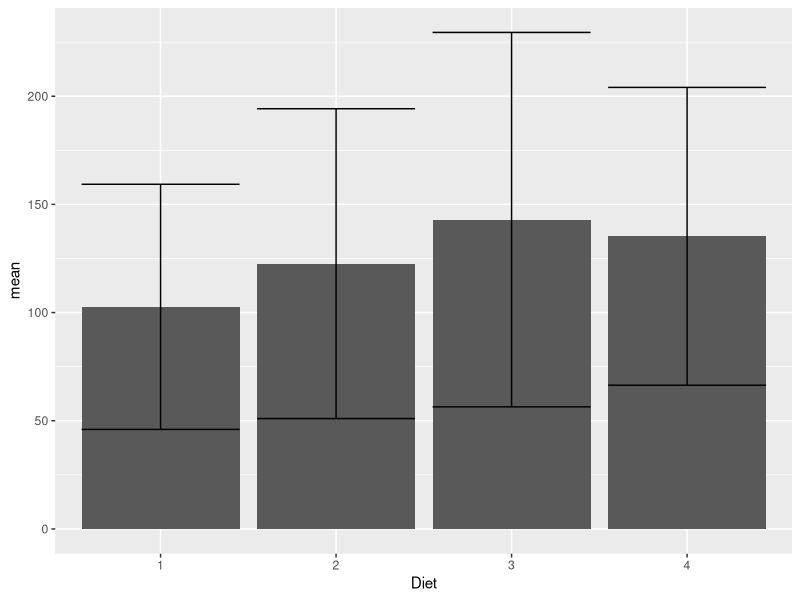
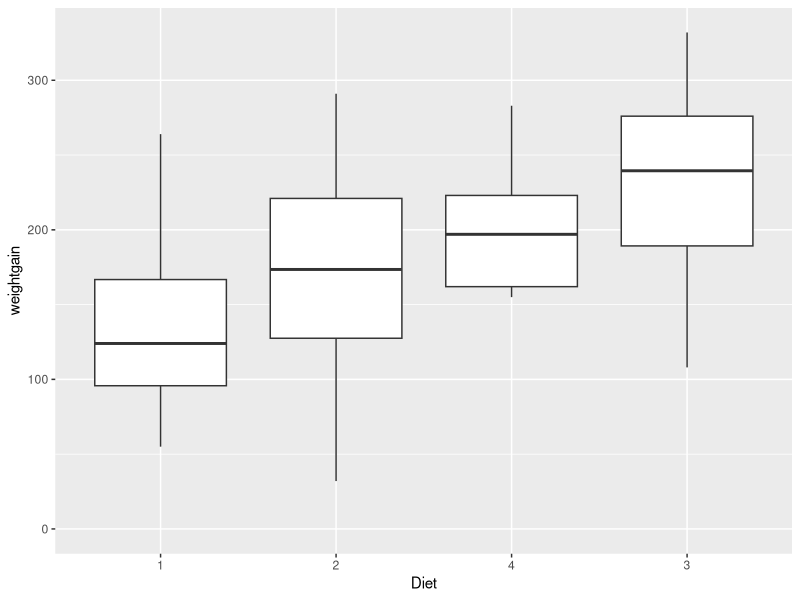
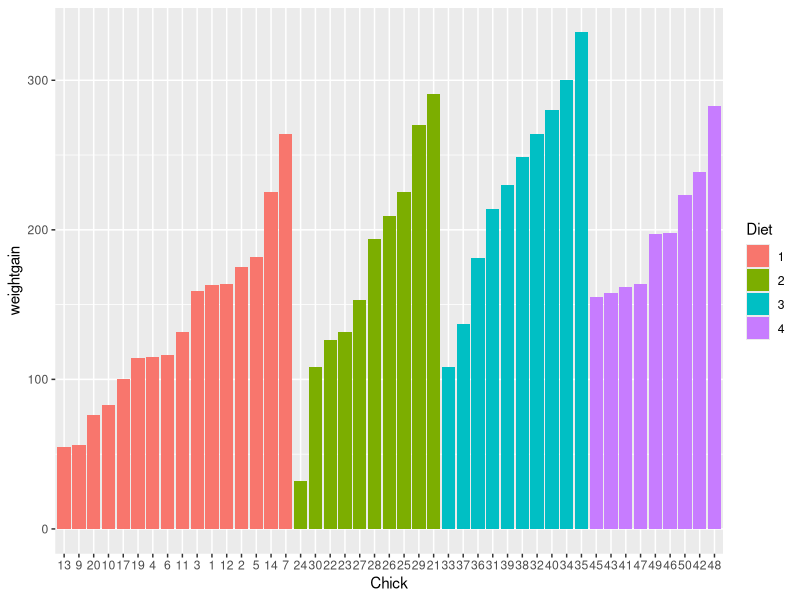
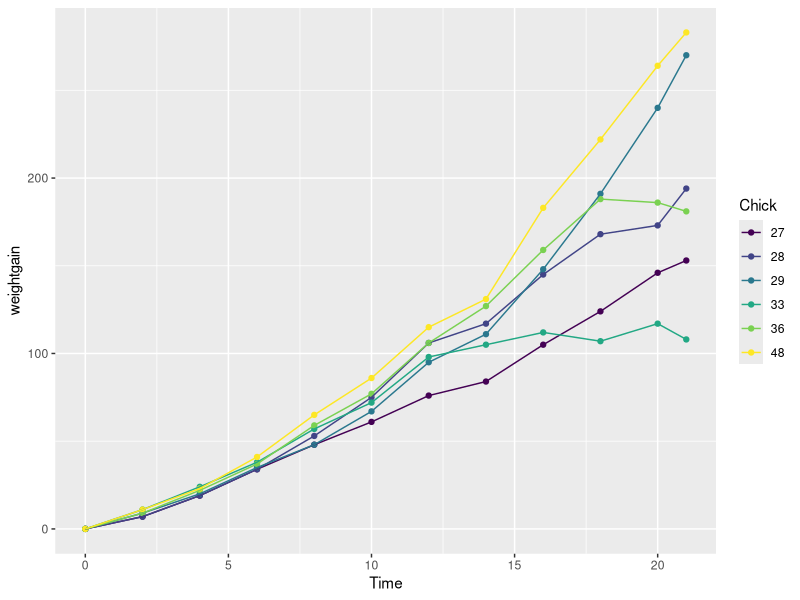
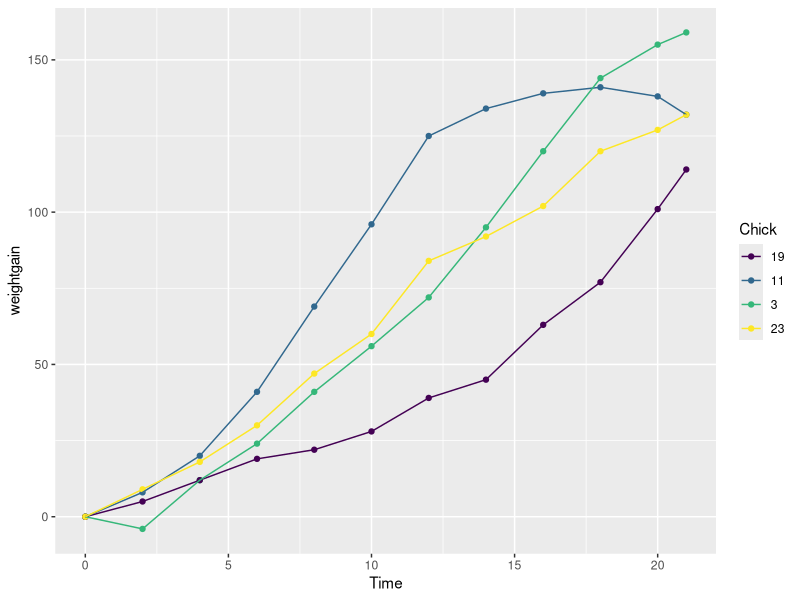
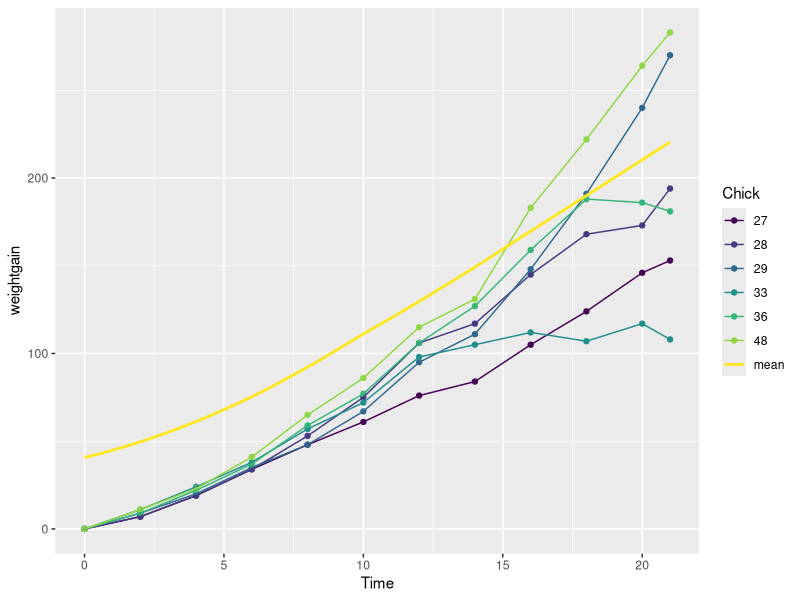
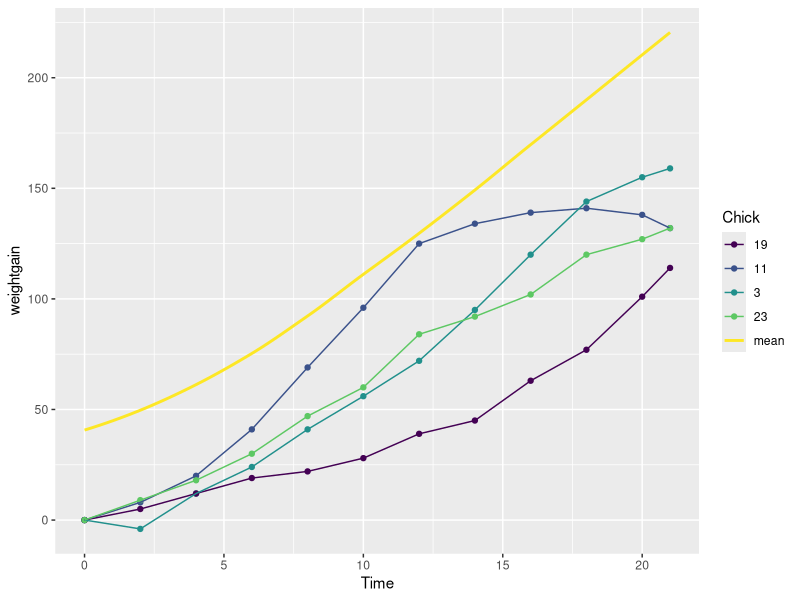
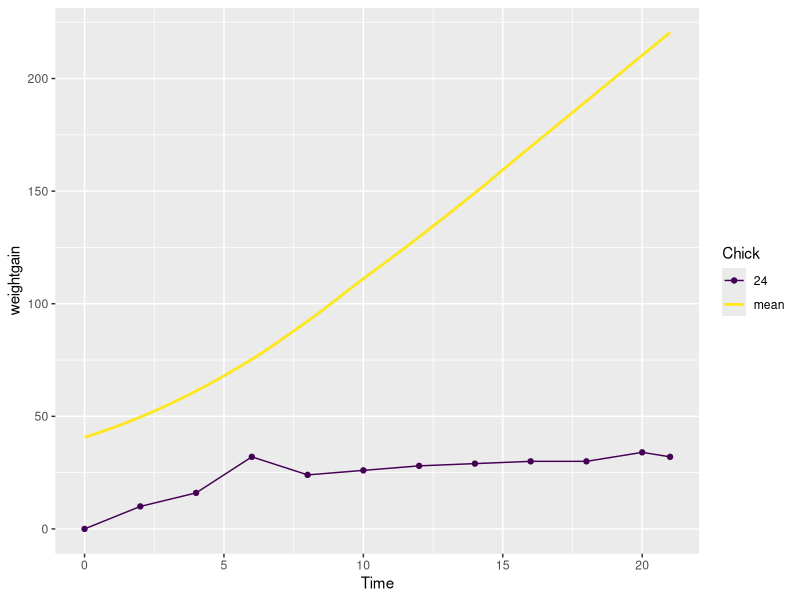

Recreate these plots in R, in order.
## ---- chunk 1
knitr::opts_chunk$set(echo = TRUE)
library(datasets)
library(dplyr)
library(ggplot2)
## ---- chunk 2
weight0 <- ChickWeight %>%
  group_by(Diet) %>%
  summarize(num = n(), mean = mean(weight),std = sd(weight))
head(weight0)
## ---- chunk 3
ggplot(weight0,aes(x = Diet, y = mean)) +
  geom_bar(stat = "identity") +
  geom_errorbar(aes(ymin = mean-std, ymax = mean+std))
## ---- chunk 4
complete <- ChickWeight %>%
  group_by(Chick) %>% 
  mutate(measure = n()) %>%
  ungroup() %>%
  filter(measure == 12)
head(complete, 3)
## ---- chunk 5
complete <- complete %>%
  group_by(Chick) %>%
  mutate(weightgain = weight - weight[Time == 0])
head(complete, 3)
## ---- chunk 6
complete21 <- complete[complete$Time == 21,]
ggplot(complete21, aes(x = reorder(Diet, weightgain, FUN = median), y = weightgain)) +
  geom_boxplot() + expand_limits(y = 0) +
  xlab("Diet") + ylab("weightgain")
## ---- chunk 7
desc <- complete %>%
  filter(Time == 21) %>%
  arrange(desc(weightgain))
head(desc, 3)
incre <- complete %>%
  filter(Time == 21) %>%
  arrange(weightgain)
head(incre, 3)
ggplot(incre, aes(x = Chick, y = weightgain, fill = Diet)) + geom_col()
## ---- chunk 8
least <- group_by(complete,Time) %>%
  filter(Time == 0) %>%
  filter(weight == min(weight)) %>%
  pull(Chick)
most <- group_by(complete,Time) %>%
  filter(Time == 0) %>%
  filter(weight == max(weight)) %>%
  pull(Chick)
lplot <- complete %>%
  filter(Chick %in% least) %>%
  ggplot(aes(x = Time, y = weightgain)) + 
  geom_point(aes(color = Chick)) + 
  geom_line(aes(color = Chick))
mplot <- complete %>%
  filter(Chick %in% most) %>%
  ggplot(aes(x = Time, y = weightgain)) + 
  geom_point(aes(color = Chick)) + 
  geom_line(aes(color = Chick))
lplot
mplot
## ---- chunk 9
mean <- group_by(complete, Time) %>%
  summarize(mean = mean(weight))
lplot + geom_smooth(data = mean, aes(x = Time, y = mean, color = "mean"), se=F)
mplot + geom_smooth(data = mean, aes(x = Time, y = mean, color = "mean"), se=F)
## ---- chunk 10
## For the chicks with the least and the most weight at time 21, plot their growth trajectories over time. Add to the previous plot the average growth trajectory for all chicks (calculated as the mean weight for each chick at each time). How do the trajectories compare?
nleast <- group_by(complete,Time) %>%
  filter(Time == 21) %>%
  filter(weight == min(weight)) %>%
  pull(Chick)
nmost <- group_by(complete,Time) %>%
  filter(Time == 21) %>%
  filter(weight == max(weight)) %>%
  pull(Chick)
nlplot <- complete %>%
  filter(Chick %in% nleast) %>%
  ggplot(aes(x = Time, y = weightgain)) + 
  geom_point(aes(color = Chick)) + 
  geom_line(aes(color = Chick))
nmplot <- complete %>%
  filter(Chick %in% nmost) %>%
  ggplot(aes(x = Time, y = weightgain)) + 
  geom_point(aes(color = Chick)) + 
  geom_line(aes(color = Chick))
nlplot + geom_smooth(data = mean, aes(x = Time, y = mean, color = "mean"), se=F)
nmplot + geom_smooth(data = mean, aes(x = Time, y = mean, color = "mean"), se=F)
